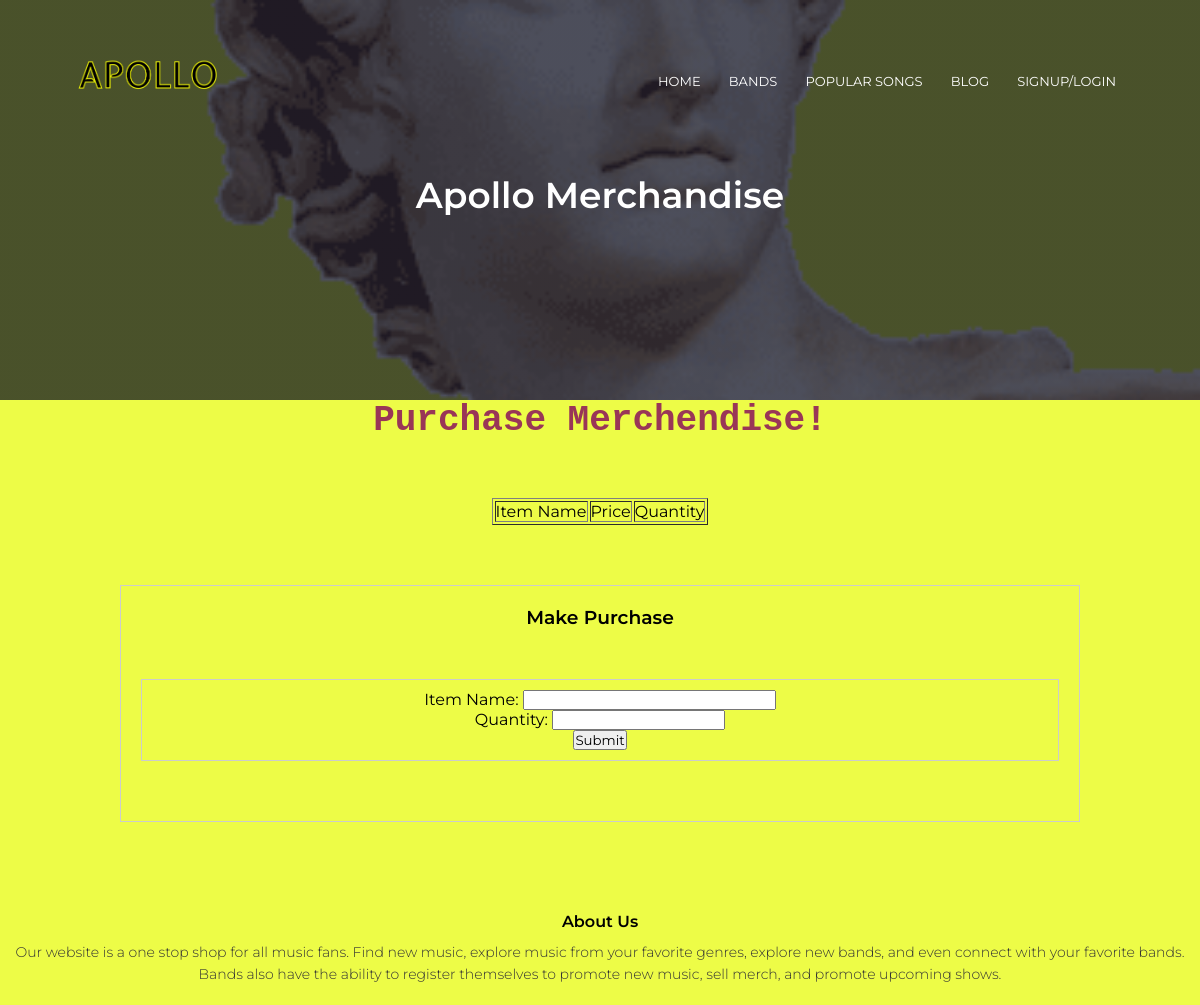
The page /buy-merch/6 on the database as committed earlier.
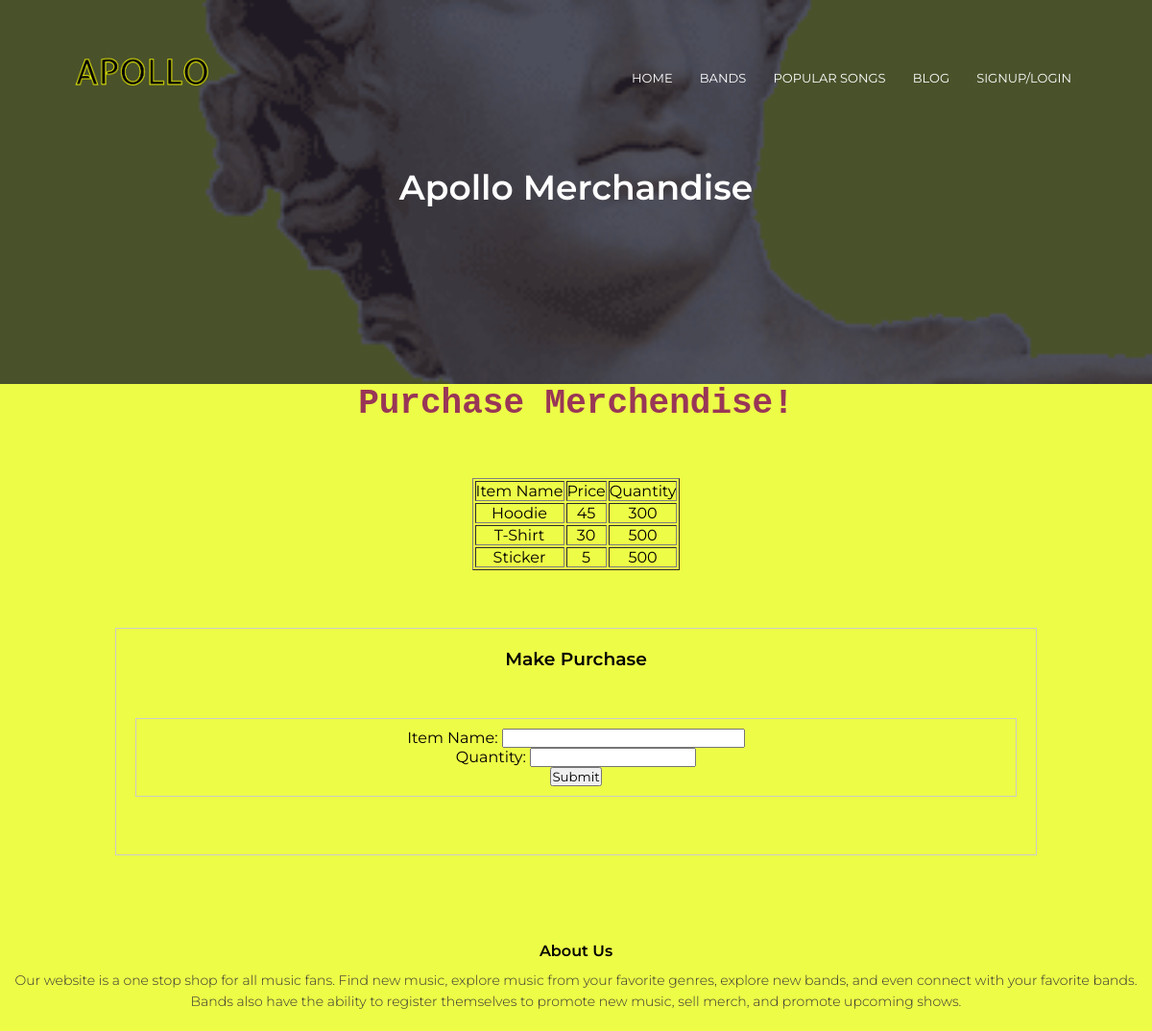
The same page on the database as committed later.
### models.py (models this page shows)
class Merchendise(db.Model):
    __tablename__ = 'merchendise'
    id = db.Column(db.Integer, primary_key=True)
    user_id = db.Column(db.Integer)
    item_name = db.Column(db.String(100))
    price = db.Column(db.Integer)
    quantity = db.Column(db.Integer)

### main.py (the view, shortened to what this page needs)
@main.route('/buy-merch/<int:uid>', methods=['GET','POST'])
def buy_merch(uid):
    all_merch = Merchendise.query.filter_by(user_id=uid)
    form = SellMerchForm(item_name='', quantity='')
    return render_template('sell-merch.html',form=form, rows=all_merch, bid=uid)

### main.py
class SellMerchForm(FlaskForm):
  item_name = StringField('Item Name: ', validators=[DataRequired()])
  quantity = StringField('Quantity: ', validators=[DataRequired()])
  submit = SubmitField('Submit')

### templates/sell-merch.html (shortened to what this page needs)
{% extends "header.html" %}
    {% block title %} Apollo Merchandise {% endblock %}
{% block content %}
<body style="background-color: #edfc47;">
    <h1 style="color:#993657; text-align: center; font-family: 'Courier New', monospace;">Purchase Merchendise!</h1>
    <br><br><br>
    <table border = 1 style="margin-left: auto; margin-right: auto; text-align: center;">
        <thead>
           <td>Item Name</td>
           <td>Price</td>
           <td>Quantity</td>
        </thead>
        {% for row in rows %}
           <tr>
              <td>{{row["item_name"]}}</td>
              <td>{{row["price"]}}</td>
              <td> {{ row["quantity"]}}</td>
           </tr>
        {% endfor %}
     </table>
    <section class="login-content">
        <div align="center">
            <div class="login-box">
                <form method="POST">
                    <h3>Make Purchase</h3>
                    <div class="login-box">
                        <div class="field">
                            {{ form.item_name.label }}
                            {{ form.item_name(size=30) }}
                        </div>
                        <div class="field">
                            {{ form.quantity.label }}
                            {{ form.quantity }}
                        </div>
                        {{ form.submit() }}
                    </div>
                </form>
            </div>
        </div>
    </section>
</body>
{% endblock %}

Rows that differ between the two databases and show on the page:
added Merchendise: item_name "Hoodie", price "45", quantity "300"
added Merchendise: item_name "T-Shirt", price "30", quantity "500"
added Merchendise: item_name "Sticker", price "5", quantity "500"
